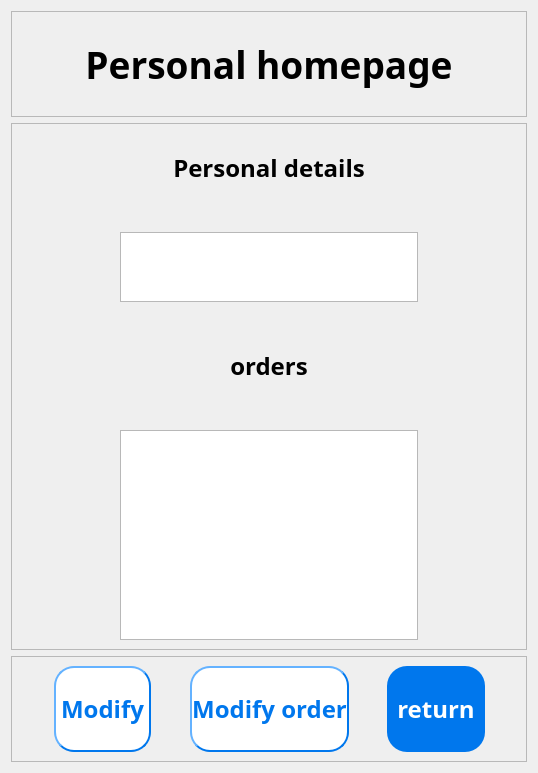
           <widget class="QWidget" name="personal_homepage11">
            <layout class="QVBoxLayout" name="verticalLayout_20">
             <item>
              <layout class="QVBoxLayout" name="verticalLayout_19" stretch="1,5,1">
               <item>
                <widget class="QFrame" name="frame_32">
                 <property name="frameShape">
                  <enum>QFrame::StyledPanel</enum>
                 </property>
                 <property name="frameShadow">
                  <enum>QFrame::Raised</enum>
                 </property>
                 <layout class="QGridLayout" name="gridLayout_64">
                  <item row="0" column="0">
                   <layout class="QGridLayout" name="gridLayout_63">
                    <item row="0" column="0">
                     <widget class="QLabel" name="label_32">
                      <property name="font">
                       <font>
                        <family>Bahnschrift SemiBold</family>
                        <pointsize>28</pointsize>
                        <weight>75</weight>
                        <bold>true</bold>
                       </font>
                      </property>
                      <property name="text">
                       <string>Personal homepage</string>
                      </property>
                      <property name="alignment">
                       <set>Qt::AlignCenter</set>
                      </property>
                     </widget>
                    </item>
                   </layout>
                  </item>
                 </layout>
                </widget>
               </item>
               <item>
                <widget class="QFrame" name="frame_31">
                 <property name="frameShape">
                  <enum>QFrame::StyledPanel</enum>
                 </property>
                 <property name="frameShadow">
                  <enum>QFrame::Raised</enum>
                 </property>
                 <layout class="QGridLayout" name="gridLayout_66">
                  <item row="0" column="0">
                   <layout class="QGridLayout" name="gridLayout_65" rowstretch="3,1,3,1,3,1,9" columnstretch="1,3,1">
                    <item row="6" column="1">
                     <widget class="QTableWidget" name="tableWidget"/>
                    </item>
                    <item row="2" column="0">
                     <spacer name="horizontalSpacer_39">
                      <property name="orientation">
                       <enum>Qt::Horizontal</enum>
                      </property>
                      <property name="sizeHint" stdset="0">
                       <size>
                        <width>40</width>
                        <height>20</height>
                       </size>
                      </property>
                     </spacer>
                    </item>
                    <item row="5" column="1">
                     <spacer name="verticalSpacer_24">
                      <property name="orientation">
                       <enum>Qt::Vertical</enum>
                      </property>
                      <property name="sizeHint" stdset="0">
                       <size>
                        <width>20</width>
                        <height>40</height>
                       </size>
                      </property>
                     </spacer>
                    </item>
                    <item row="2" column="1">
                     <widget class="QTextBrowser" name="orders">
                      <property name="font">
                       <font>
                        <family>Bahnschrift SemiBold</family>
                        <pointsize>18</pointsize>
                        <weight>75</weight>
                        <bold>true</bold>
                       </font>
                      </property>
                     </widget>
                    </item>
                    <item row="0" column="1">
                     <widget class="QLabel" name="label_33">
                      <property name="font">
                       <font>
                        <family>Bahnschrift SemiBold</family>
                        <pointsize>18</pointsize>
                        <weight>75</weight>
                        <bold>true</bold>
                       </font>
                      </property>
                      <property name="text">
                       <string>Personal details</string>
                      </property>
                      <property name="alignment">
                       <set>Qt::AlignCenter</set>
                      </property>
                     </widget>
                    </item>
                    <item row="4" column="1">
                     <widget class="QLabel" name="label_34">
                      <property name="font">
                       <font>
                        <family>Bahnschrift SemiBold</family>
                        <pointsize>18</pointsize>
                        <weight>75</weight>
                        <bold>true</bold>
                       </font>
                      </property>
                      <property name="text">
                       <string>orders</string>
                      </property>
                      <property name="alignment">
                       <set>Qt::AlignCenter</set>
                      </property>
                     </widget>
                    </item>
                    <item row="3" column="1">
                     <spacer name="verticalSpacer_23">
                      <property name="orientation">
                       <enum>Qt::Vertical</enum>
                      </property>
                      <property name="sizeHint" stdset="0">
                       <size>
                        <width>20</width>
                        <height>40</height>
                       </size>
                      </property>
                     </spacer>
                    </item>
                    <item row="2" column="2">
                     <spacer name="horizontalSpacer_40">
                      <property name="orientation">
                       <enum>Qt::Horizontal</enum>
                      </property>
                      <property name="sizeHint" stdset="0">
                       <size>
                        <width>40</width>
                        <height>20</height>
                       </size>
                      </property>
                     </spacer>
                    </item>
                    <item row="1" column="1">
                     <spacer name="verticalSpacer_25">
                      <property name="orientation">
                       <enum>Qt::Vertical</enum>
                      </property>
                      <property name="sizeHint" stdset="0">
                       <size>
                        <width>20</width>
                        <height>40</height>
                       </size>
                      </property>
                     </spacer>
                    </item>
                   </layout>
                  </item>
                 </layout>
                </widget>
               </item>
               <item>
                <widget class="QFrame" name="frame_30">
                 <property name="frameShape">
                  <enum>QFrame::StyledPanel</enum>
                 </property>
                 <property name="frameShadow">
                  <enum>QFrame::Raised</enum>
                 </property>
                 <layout class="QGridLayout" name="gridLayout_68">
                  <item row="0" column="0">
                   <layout class="QGridLayout" name="gridLayout_67" columnstretch="1,3,1,3,1,3,1">
                    <item row="0" column="1">
                     <widget class="QPushButton" name="if_and_to_modify">
                      <property name="sizePolicy">
                       <sizepolicy hsizetype="Minimum" vsizetype="Expanding">
                        <horstretch>0</horstretch>
                        <verstretch>0</verstretch>
                       </sizepolicy>
                      </property>
                      <property name="font">
                       <font>
                        <family>Bahnschrift SemiBold</family>
                        <pointsize>18</pointsize>
                        <weight>75</weight>
                        <bold>true</bold>
                       </font>
                      </property>
                      <property name="styleSheet">
                       <string notr="true">QPushButton{background-color: rgb(255,255,255); border-radius:20px; color:rgb(0, 119, 237);border-width:2px;border-color:rgb(0, 119, 237);border-style:outset;}</string>
                      </property>
                      <property name="text">
                       <string>Modify</string>
                      </property>
                     </widget>
                    </item>
                    <item row="0" column="2">
                     <spacer name="horizontalSpacer_42">
                      <property name="orientation">
                       <enum>Qt::Horizontal</enum>
                      </property>
                      <property name="sizeHint" stdset="0">
                       <size>
                        <width>40</width>
                        <height>20</height>
                       </size>
                      </property>
                     </spacer>
                    </item>
                    <item row="0" column="0">
                     <spacer name="horizontalSpacer_41">
                      <property name="orientation">
                       <enum>Qt::Horizontal</enum>
                      </property>
                      <property name="sizeHint" stdset="0">
                       <size>
                        <width>40</width>
                        <height>20</height>
                       </size>
                      </property>
                     </spacer>
                    </item>
                    <item row="0" column="3">
                     <widget class="QPushButton" name="modify_order">
                      <property name="sizePolicy">
                       <sizepolicy hsizetype="Minimum" vsizetype="Expanding">
                        <horstretch>0</horstretch>
                        <verstretch>0</verstretch>
                       </sizepolicy>
                      </property>
                      <property name="font">
                       <font>
                        <family>Bahnschrift SemiBold</family>
                        <pointsize>18</pointsize>
                        <weight>75</weight>
                        <bold>true</bold>
                       </font>
                      </property>
                      <property name="styleSheet">
                       <string notr="true">QPushButton{background-color: rgb(255,255,255); border-radius:20px; color:rgb(0, 119, 237);border-width:2px;border-color:rgb(0, 119, 237);border-style:outset;}</string>
                      </property>
                      <property name="text">
                       <string>Modify order</string>
                      </property>
                     </widget>
                    </item>
                    <item row="0" column="5">
                     <widget class="QPushButton" name="to_book_info_page6">
                      <property name="sizePolicy">
                       <sizepolicy hsizetype="Minimum" vsizetype="Expanding">
                        <horstretch>0</horstretch>
                        <verstretch>0</verstretch>
                       </sizepolicy>
                      </property>
                      <property name="font">
                       <font>
                        <family>Bahnschrift SemiBold</family>
                        <pointsize>18</pointsize>
                        <weight>75</weight>
                        <bold>true</bold>
                       </font>
                      </property>
                      <property name="styleSheet">
                       <string notr="true">QPushButton{background-color: rgb(0, 119, 237); border-radius:20px; color:rgb(255,255,255);}</string>
                      </property>
                      <property name="text">
                       <string>return</string>
                      </property>
                     </widget>
                    </item>
                    <item row="0" column="4">
                     <spacer name="horizontalSpacer_43">
                      <property name="orientation">
                       <enum>Qt::Horizontal</enum>
                      </property>
                      <property name="sizeHint" stdset="0">
                       <size>
                        <width>40</width>
                        <height>20</height>
                       </size>
                      </property>
                     </spacer>
                    </item>
                    <item row="0" column="6">
                     <spacer name="horizontalSpacer_44">
                      <property name="orientation">
                       <enum>Qt::Horizontal</enum>
                      </property>
                      <property name="sizeHint" stdset="0">
                       <size>
                        <width>40</width>
                        <height>20</height>
                       </size>
                      </property>
                     </spacer>
                    </item>
                   </layout>
                  </item>
                 </layout>
                </widget>
               </item>
              </layout>
             </item>
            </layout>
           </widget>
